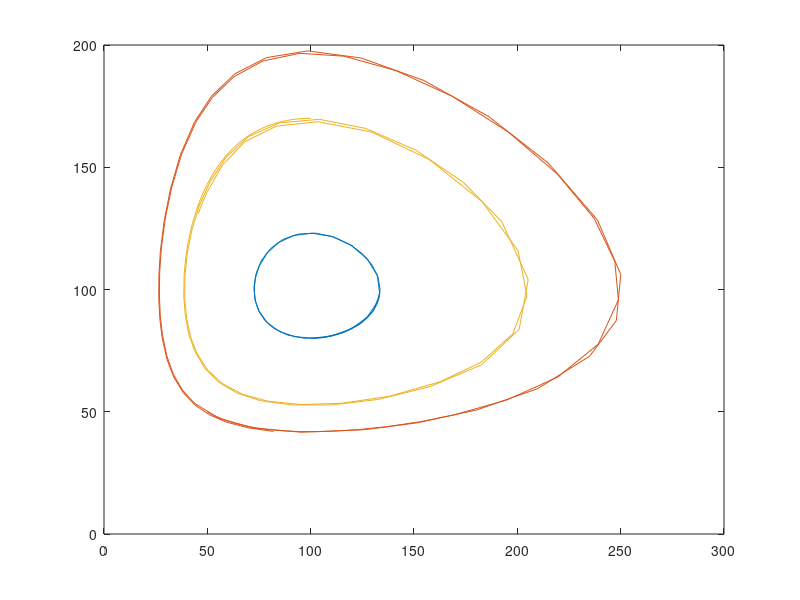

The MATLAB script that drew this image: (Note: this script raises an error after producing the figure.)
function c_ps_predprey
    global beta1 alpha2 c1 c2;

    beta1 = 1.0; 
    alpha2 = 0.5; 
    c1 = 0.01; 
    c2 = 0.005;
    tend = 20;              % the end time to run the simulation

    %  as a matrix
    u0vec = [100, 50, 100;  % make a matrix of ICs
              80, 50, 170];     
    u0size = size(u0vec);   % size of the matrix
    numICs = u0size(2);     % extract number of ICs 

    for k = 1:numICs        % loop over each IC
        u0 = u0vec(:, k);   % extract the kth column
        [tsol, usol] = ode45(@rhs, [0, tend], u0);
        Xsol = usol(:, 1); Ysol = usol(:, 2);
        plot(Xsol, Ysol);
        hold on;
    end

    % makearrows, see Appendix for this function
    c_dirplot(@rhs, 0, 800, 0, 300, 11); 
    axis([0,300, 0, 200]); 
    
end

function udot = rhs(t, u)
    global beta1 alpha2 c1 c2;
    X = u(1); 
    Y=u(2); 
    Xdot = beta1*X - c1*X*Y;
    Ydot = -alpha2*Y + c2*X*Y;
    udot = [Xdot; Ydot];
end


